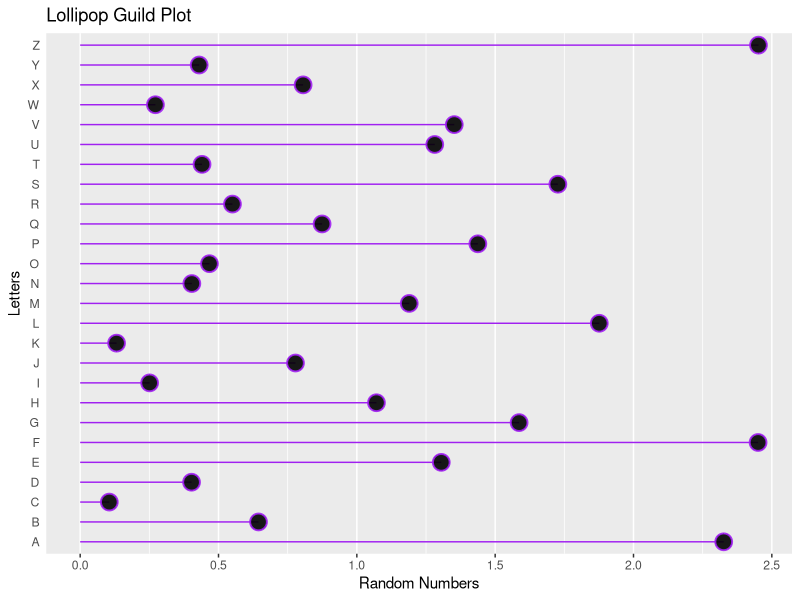
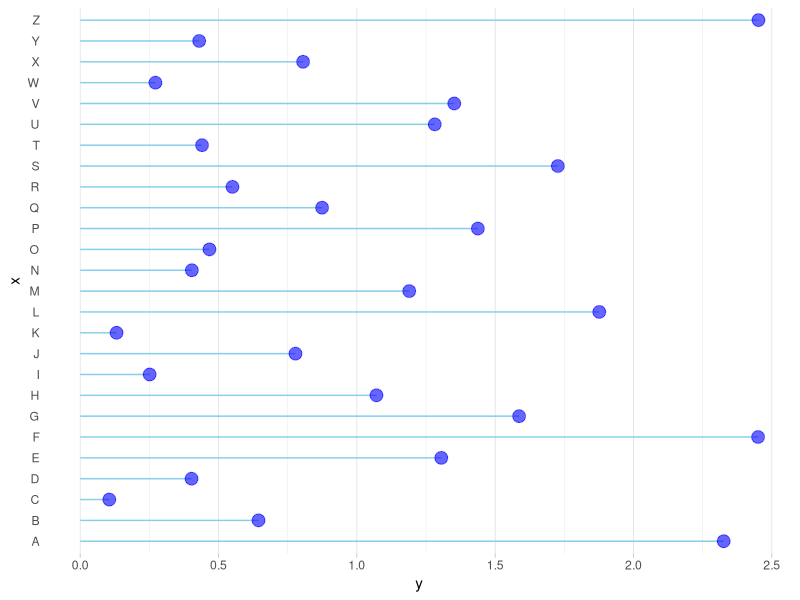

Recreate these plots in R, in order.

# LOLLIPOP PLOT

library(ggplot2)
library(tidyverse)



data = data.frame(
  x = LETTERS,
  y = abs(rnorm(26))
)

ggplot(data = data, aes(x=x,y = y))+
  geom_segment( aes(x=x, xend=x, y= 0, yend=y), color='purple')+
  geom_point(size=5, color='purple', fill=alpha('black', 0.6),
             alpha= 0.9, shape=21, stroke=1)+
  labs(title = "Lollipop Guild Plot",
       x="Letters",
       y="Random Numbers")+
  coord_flip()+
  theme(
    panel.grid.major.y = element_blank(),
    panel.border = element_blank(),
    axis.ticks.y = element_blank()
  )




# Horizontal version
ggplot(data, aes(x=x, y=y)) +
  geom_segment( aes(x=x, xend=x, y=0, yend=y), color="skyblue") +
  geom_point( color="blue", size=4, alpha=0.6) +
  theme_light() +
  coord_flip() +
  theme(
    panel.grid.major.y = element_blank(),
    panel.border = element_blank(),
    axis.ticks.y = element_blank()
  )
